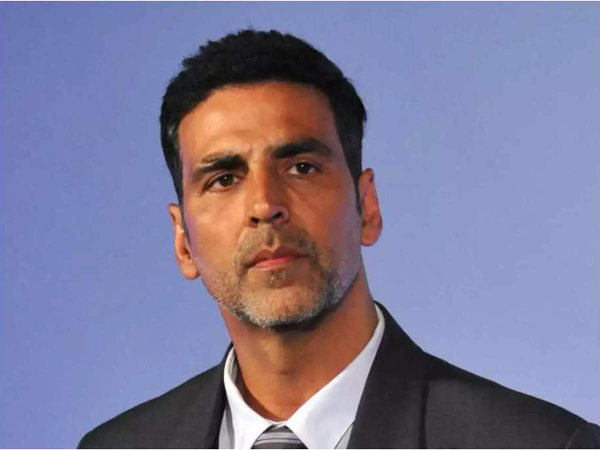
#> input picture Face_detection/img/akshay.jpg, 1200 x 900 px (shown at 1/2 size)
$ python -i effects.py   (imports and definitions only)
#> lines starting #> are read from the running program, lines starting #| are printed output that depends on the picture; after the words box and inside, x2 and y2 are one past the last pixel; in counts of white or black regions, pixels touching at a corner belong together
#> further down, picture is the input picture: shape (900, 1200, 3); mean B, G, R 152.1, 121.9, 126
import cv2 as cv
import numpy as np


effect_names=['cartoonify', 'watercolor', 'canny', 'pencil', 'econify', 'negative', 'faces', 'surprise']

def canny_img(img):
    """
    Canny edge detection
    """
    img = cv.Canny(img, 75, 120)
    img = cv.cvtColor(img, cv.COLOR_GRAY2BGR)
    return img

def cartoonify(frame):

    gray = cv.cvtColor(frame, cv.COLOR_BGR2GRAY)
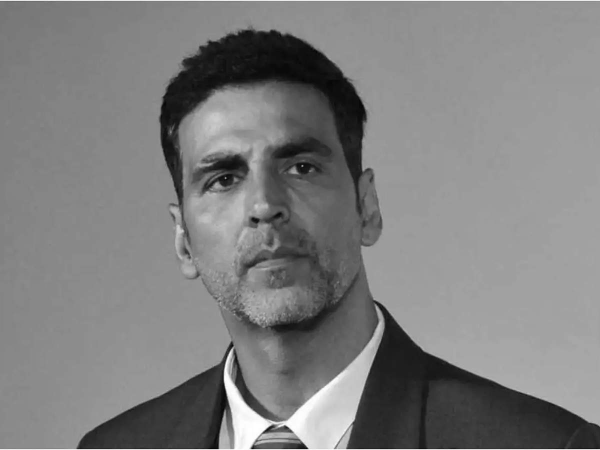
#> gray: shape (900, 1200) (shown at 1/2 size); min 0, max 255, mean 126.7
    gray = cv.medianBlur(gray, 3)
    edges = cv.adaptiveThreshold(
        gray, 255, cv.ADAPTIVE_THRESH_MEAN_C, cv.THRESH_BINARY, 9, 10)
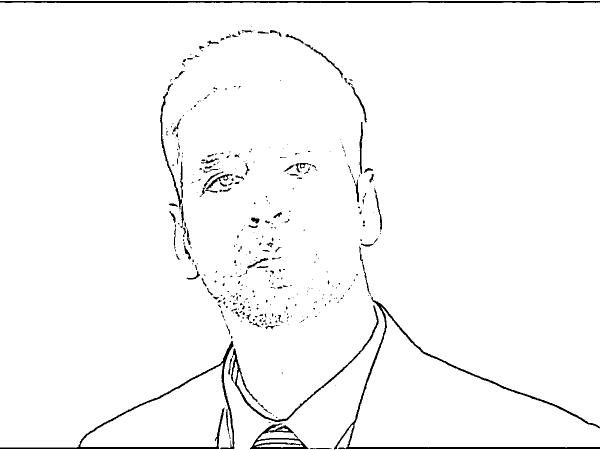
#> edges: shape (900, 1200) (shown at 1/2 size); 97.4% white; 384 black regions (277 under 20 px), largest, box (x1, y1, x2, y2) and area: (668, 593, 1200, 899) 5447, (0, 2, 1200, 6) 4467, (0, 682, 469, 898) 4241
  # Making a Cartoon of the image
    color = cv.bilateralFilter(frame, 12, 250, 250)
    cartoon = cv.bitwise_and(color, color, mask=edges)
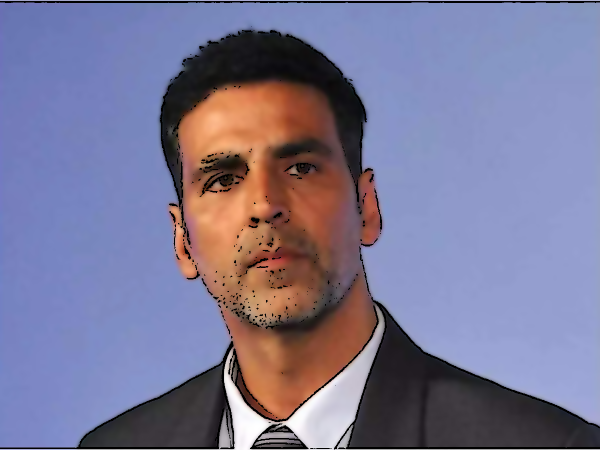
#> cartoon: shape (900, 1200, 3) (shown at 1/2 size); mean B, G, R 149.5, 119.5, 123.3
    cartoon_image = cv.stylization(frame, sigma_s=150, sigma_r=0.25)
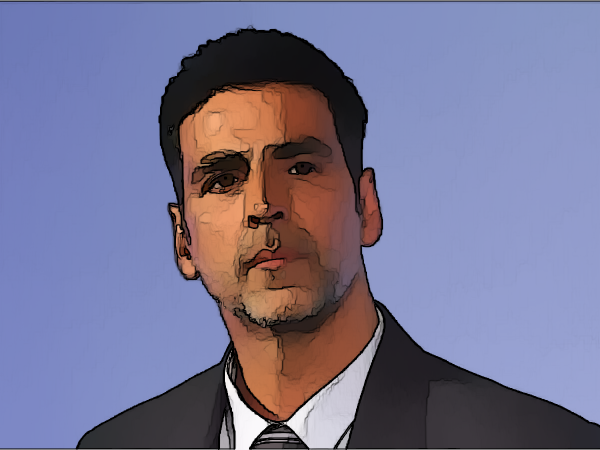
#> cartoon_image: shape (900, 1200, 3) (shown at 1/2 size); mean B, G, R 146.4, 116.1, 118.8
    frame = cartoon_image
    frame = cv.cvtColor(frame, cv.COLOR_BGR2RGB)
    frame = cv.resize(frame, (640, 480))
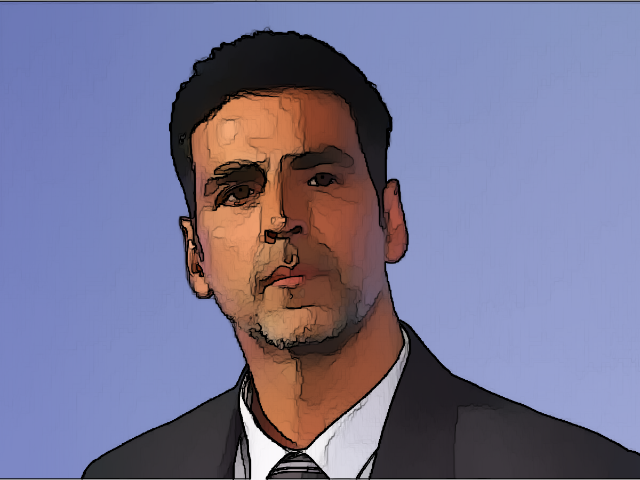
#> frame: shape (480, 640, 3); mean R, G, B 118.7, 116.1, 146.3
    return frame


def watercolor(frame):
    frame = cv.stylization(frame, sigma_s=60, sigma_r=0.6)
    frame = cv.cvtColor(frame, cv.COLOR_BGR2RGB)
    frame = cv.resize(frame, (640, 480))
    return frame


def pencil(frame):
    pencil, color = cv.pencilSketch(frame, sigma_s=60, sigma_r=0.5, shade_factor=0.010)
    frame = cv.cvtColor(pencil, cv.COLOR_BGR2RGB)
    frame = cv.resize(frame, (640, 480))
    return frame

def econify(frame):
    canny = canny_img(frame)

    blue, g, r = cv.split(canny)
    blank = np.zeros(canny.shape[:2], dtype='uint8')

    green = cv.merge([blank,g,blank])

    frame = green
    frame = cv.cvtColor(frame, cv.COLOR_BGR2RGB)
    frame = cv.resize(frame, (640, 480))
    return frame

def negative(frame):
    frame = cv.bitwise_not(frame)
    frame = cv.cvtColor(frame, cv.COLOR_BGR2RGB)
    frame = cv.resize(frame, (640, 480))
    return frame


>>> import cv2
>>> picture = cv2.imread('../Face_detection/img/akshay.jpg')
>>> result = cartoonify(picture)

$ run again, on Face_detection/img/danielle-galligan.jpg
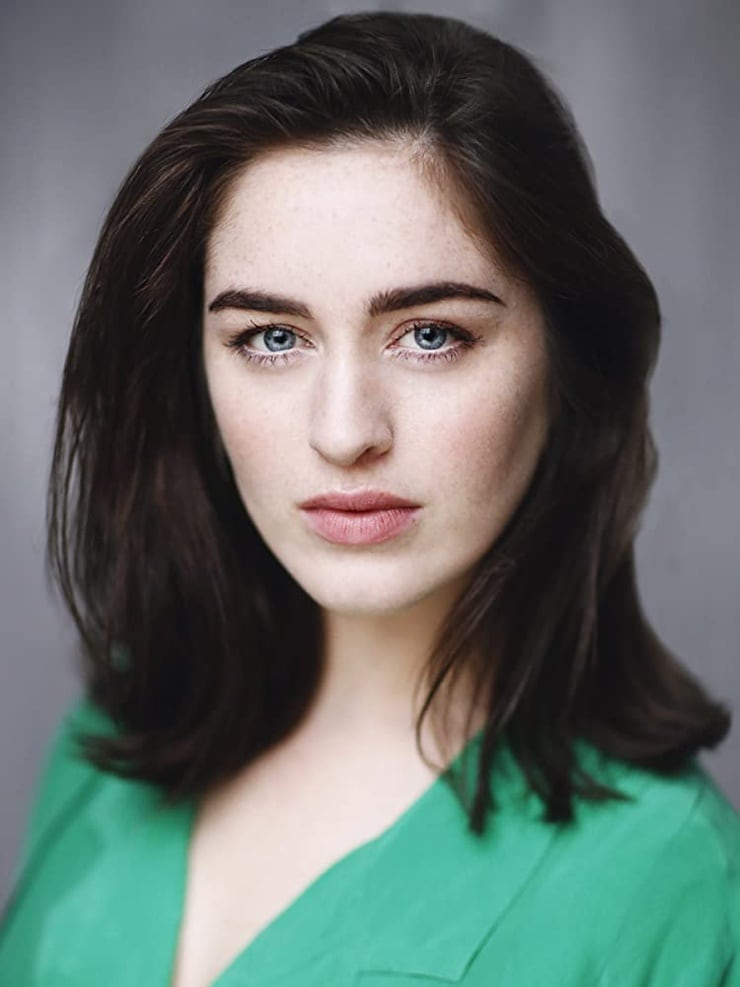
#> input picture Face_detection/img/danielle-galligan.jpg, 740 x 987 px
#> picture is the input picture: shape (987, 740, 3); mean B, G, R 107.9, 112.3, 102.1
#> in cartoonify, `edges = cv.adaptiveThreshold( gray, 255, cv.ADAPTIVE_THRESH_MEAN_C, cv..`:
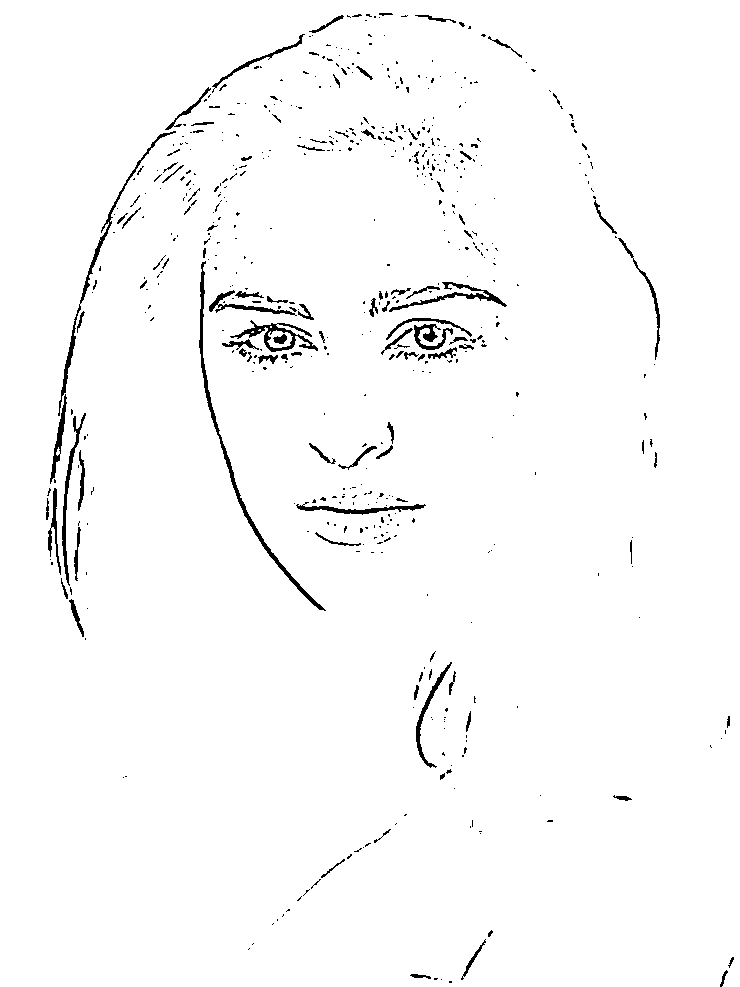
#> edges: shape (987, 740); 97.9% white; 566 black regions (459 under 20 px), largest, box (x1, y1, x2, y2) and area: (199, 261, 326, 611) 1428, (58, 131, 176, 416) 966, (230, 320, 318, 352) 714
#> in cartoonify, `frame = cv.resize(frame, (640, 480))`:
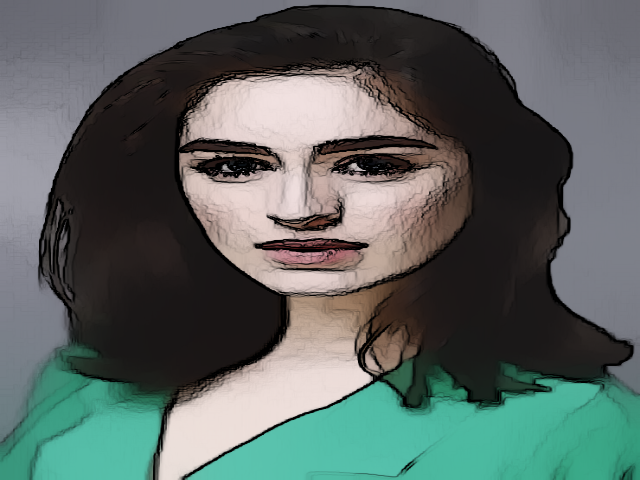
#> frame: shape (480, 640, 3); mean R, G, B 90, 100.8, 97.4

$ run again, on Face_detection/img/elon-musk.jpg
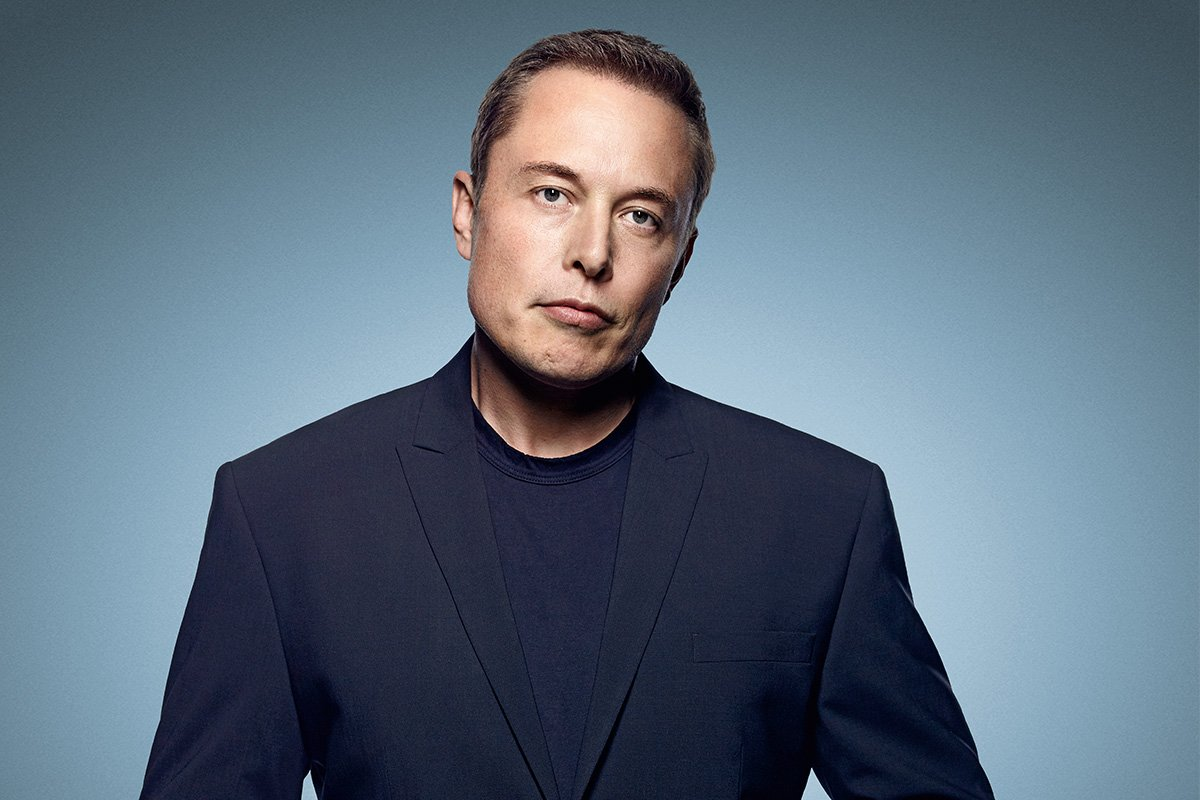
#> input picture Face_detection/img/elon-musk.jpg, 1200 x 800 px
#> picture is the input picture: shape (800, 1200, 3); mean B, G, R 123.5, 107.8, 91.6
#> in cartoonify, `edges = cv.adaptiveThreshold( gray, 255, cv.ADAPTIVE_THRESH_MEAN_C, cv..`:
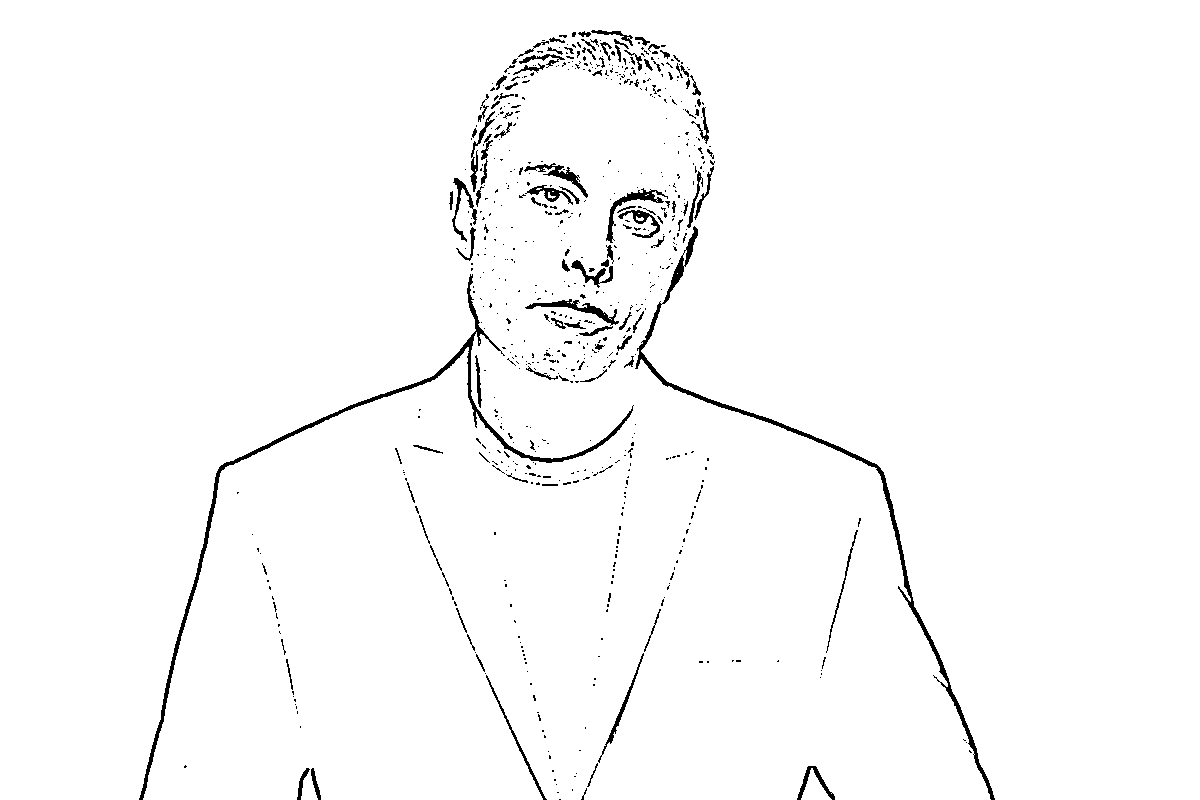
#> edges: shape (800, 1200); 98% white; 672 black regions (565 under 20 px), largest, box (x1, y1, x2, y2) and area: (139, 274, 634, 800) 3796, (635, 226, 995, 800) 3365, (525, 299, 619, 326) 563
#> in cartoonify, `frame = cv.resize(frame, (640, 480))`:
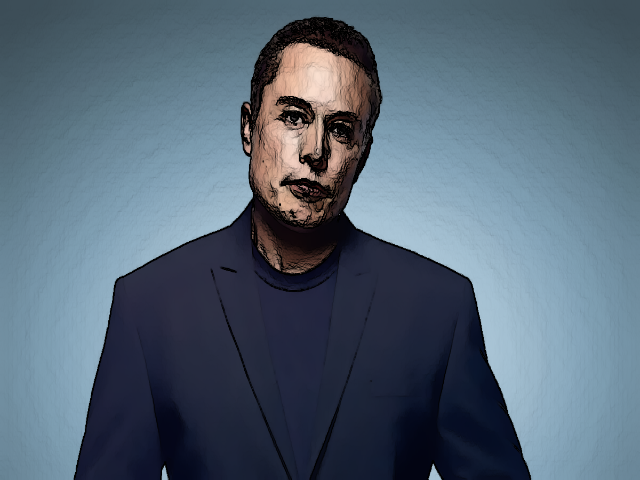
#> frame: shape (480, 640, 3); mean R, G, B 84.6, 101.3, 116.8
